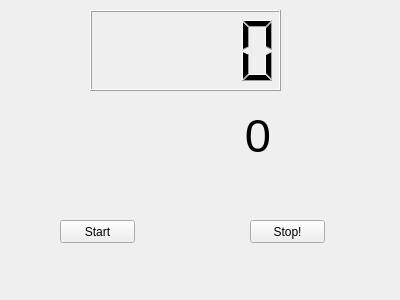
<?xml version="1.0" encoding="UTF-8"?>
<ui version="4.0">
 <class>Widget</class>
 <widget class="QWidget" name="Widget">
  <property name="geometry">
   <rect>
    <x>0</x>
    <y>0</y>
    <width>400</width>
    <height>300</height>
   </rect>
  </property>
  <property name="windowTitle">
   <string>Widget</string>
  </property>
  <widget class="QLCDNumber" name="lcdNumber">
   <property name="geometry">
    <rect>
     <x>90</x>
     <y>10</y>
     <width>191</width>
     <height>81</height>
    </rect>
   </property>
  </widget>
  <widget class="QPushButton" name="pushButtonStart">
   <property name="geometry">
    <rect>
     <x>60</x>
     <y>220</y>
     <width>75</width>
     <height>23</height>
    </rect>
   </property>
   <property name="text">
    <string>Start</string>
   </property>
  </widget>
  <widget class="QPushButton" name="pushButtonStop">
   <property name="geometry">
    <rect>
     <x>250</x>
     <y>220</y>
     <width>75</width>
     <height>23</height>
    </rect>
   </property>
   <property name="text">
    <string>Stop!</string>
   </property>
  </widget>
  <widget class="QLabel" name="label">
   <property name="geometry">
    <rect>
     <x>120</x>
     <y>110</y>
     <width>151</width>
     <height>51</height>
    </rect>
   </property>
   <property name="font">
    <font>
     <pointsize>35</pointsize>
    </font>
   </property>
   <property name="text">
    <string>0</string>
   </property>
   <property name="alignment">
    <set>Qt::AlignRight|Qt::AlignTrailing|Qt::AlignVCenter</set>
   </property>
  </widget>
 </widget>
 <layoutdefault spacing="6" margin="11"/>
 <resources/>
 <connections/>
</ui>
